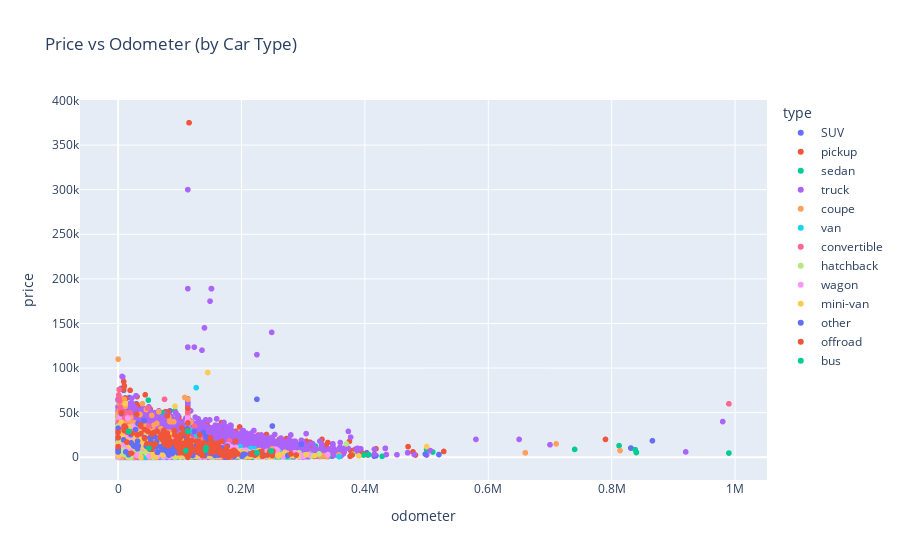
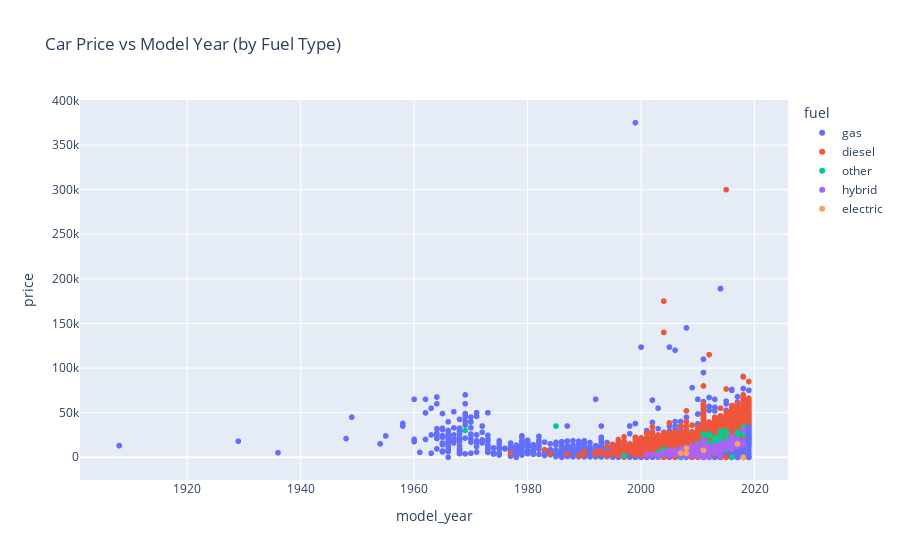

The notebook cell these images were saved under, in order:
### Code cell
# --- Step 6: Create scatter plots ---
fig_scatter_price_odometer = px.scatter(
    df, 
    x='odometer', 
    y='price', 
    color='type',
    title='Price vs Odometer (by Car Type)'
)
fig_scatter_price_odometer.show()

fig_year_price = px.scatter(
    df, 
    x='model_year', 
    y='price', 
    color='fuel',
    title='Car Price vs Model Year (by Fuel Type)'
)
fig_year_price.show()

### Figure 1 — Plotly figure (JSON) as saved in the notebook; plotly's stock layout.template omitted (floating-point values rounded to 4 significant figures; data arrays with more than 128 entries replaced by an {"elided": "..."} marker saying what was removed)
{"data": [{"hovertemplate": "type=SUV<br>odometer=%{x}<br>price=%{y}<extra></extra>", "legendgroup": "SUV", "marker": {"color": "#636efa", "symbol": "circle"}, "mode": "markers", "name": "SUV", "showlegend": true, "type": "scattergl", "x": {"elided": "12405 float values"}, "xaxis": "x", "y": {"elided": "12405 int values"}, "yaxis": "y"}, {"hovertemplate": "type=pickup<br>odometer=%{x}<br>price=%{y}<extra></extra>", "legendgroup": "pickup", "marker": {"color": "#EF553B", "symbol": "circle"}, "mode": "markers", "name": "pickup", "showlegend": true, "type": "scattergl", "x": {"elided": "6988 float values"}, "xaxis": "x", "y": {"elided": "6988 int values"}, "yaxis": "y"}, {"hovertemplate": "type=sedan<br>odometer=%{x}<br>price=%{y}<extra></extra>", "legendgroup": "sedan", "marker": {"color": "#00cc96", "symbol": "circle"}, "mode": "markers", "name": "sedan", "showlegend": true, "type": "scattergl", "x": {"elided": "12154 float values"}, "xaxis": "x", "y": {"elided": "12154 int values"}, "yaxis": "y"}, {"hovertemplate": "type=truck<br>odometer=%{x}<br>price=%{y}<extra></extra>", "legendgroup": "truck", "marker": {"color": "#ab63fa", "symbol": "circle"}, "mode": "markers", "name": "truck", "showlegend": true, "type": "scattergl", "x": {"elided": "12353 float values"}, "xaxis": "x", "y": {"elided": "12353 int values"}, "yaxis": "y"}, {"hovertemplate": "type=coupe<br>odometer=%{x}<br>price=%{y}<extra></extra>", "legendgroup": "coupe", "marker": {"color": "#FFA15A", "symbol": "circle"}, "mode": "markers", "name": "coupe", "showlegend": true, "type": "scattergl", "x": {"elided": "2303 float values"}, "xaxis": "x", "y": {"elided": "2303 int values"}, "yaxis": "y"}, {"hovertemplate": "type=van<br>odometer=%{x}<br>price=%{y}<extra></extra>", "legendgroup": "van", "marker": {"color": "#19d3f3", "symbol": "circle"}, "mode": "markers", "name": "van", "showlegend": true, "type": "scattergl", "x": {"elided": "633 float values"}, "xaxis": "x", "y": {"elided": "633 int values"}, "yaxis": "y"}, {"hovertemplate": "type=convertible<br>odometer=%{x}<br>price=%{y}<extra></extra>", "legendgroup": "convertible", "marker": {"color": "#FF6692", "symbol": "circle"}, "mode": "markers", "name": "convertible", "showlegend": true, "type": "scattergl", "x": {"elided": "446 float values"}, "xaxis": "x", "y": {"elided": "446 int values"}, "yaxis": "y"}, {"hovertemplate": "type=hatchback<br>odometer=%{x}<br>price=%{y}<extra></extra>", "legendgroup": "hatchback", "marker": {"color": "#B6E880", "symbol": "circle"}, "mode": "markers", "name": "hatchback", "showlegend": true, "type": "scattergl", "x": {"elided": "1047 float values"}, "xaxis": "x", "y": {"elided": "1047 int values"}, "yaxis": "y"}, {"hovertemplate": "type=wagon<br>odometer=%{x}<br>price=%{y}<extra></extra>", "legendgroup": "wagon", "marker": {"color": "#FF97FF", "symbol": "circle"}, "mode": "markers", "name": "wagon", "showlegend": true, "type": "scattergl", "x": {"elided": "1541 float values"}, "xaxis": "x", "y": {"elided": "1541 int values"}, "yaxis": "y"}, {"hovertemplate": "type=mini-van<br>odometer=%{x}<br>price=%{y}<extra></extra>", "legendgroup": "mini-van", "marker": {"color": "#FECB52", "symbol": "circle"}, "mode": "markers", "name": "mini-van", "showlegend": true, "type": "scattergl", "x": {"elided": "1161 float values"}, "xaxis": "x", "y": {"elided": "1161 int values"}, "yaxis": "y"}, {"hovertemplate": "type=other<br>odometer=%{x}<br>price=%{y}<extra></extra>", "legendgroup": "other", "marker": {"color": "#636efa", "symbol": "circle"}, "mode": "markers", "name": "other", "showlegend": true, "type": "scattergl", "x": {"elided": "256 float values"}, "xaxis": "x", "y": {"elided": "256 int values"}, "yaxis": "y"}, {"hovertemplate": "type=offroad<br>odometer=%{x}<br>price=%{y}<extra></extra>", "legendgroup": "offroad", "marker": {"color": "#EF553B", "symbol": "circle"}, "mode": "markers", "name": "offroad", "showlegend": true, "type": "scattergl", "x": {"elided": "214 float values"}, "xaxis": "x", "y": {"elided": "214 int values"}, "yaxis": "y"}, {"hovertemplate": "type=bus<br>odometer=%{x}<br>price=%{y}<extra></extra>", "legendgroup": "bus", "marker": {"color": "#00cc96", "symbol": "circle"}, "mode": "markers", "name": "bus", "showlegend": true, "type": "scattergl", "x": [142500.0, 17040.0, 142500.0, 225000.0, 17040.0, 17040.0, 225000.0, 17040.0, 17040.0, 17040.0, 225000.0, 17040.0, 225000.0, 17040.0, 248100.0, 142000.0, 109700.0, 225000.0, 50000.0, 248100.0, 248100.0, 113000.0, 17040.0, 17040.0], "xaxis": "x", "y": [10500, 28990, 10500, 4995, 28990, 28990, 4995, 28990, 28990, 28990, 4995, 28990, 4995, 28990, 6997, 7900, 7500, 4995, 10000, 6997, 6997, 28990, 28990, 28990], "yaxis": "y"}], "layout": {"legend": {"title": {"text": "type"}, "tracegroupgap": 0}, "title": {"text": "Price vs Odometer (by Car Type)"}, "xaxis": {"anchor": "y", "domain": [0, 1], "title": {"text": "odometer"}}, "yaxis": {"anchor": "x", "domain": [0, 1], "title": {"text": "price"}}}}

### Figure 2 — Plotly figure (JSON) as saved in the notebook; plotly's stock layout.template omitted (floating-point values rounded to 4 significant figures; data arrays with more than 128 entries replaced by an {"elided": "..."} marker saying what was removed)
{"data": [{"hovertemplate": "fuel=gas<br>model_year=%{x}<br>price=%{y}<extra></extra>", "legendgroup": "gas", "marker": {"color": "#636efa", "symbol": "circle"}, "mode": "markers", "name": "gas", "showlegend": true, "type": "scattergl", "x": {"elided": "47288 float values"}, "xaxis": "x", "y": {"elided": "47288 int values"}, "yaxis": "y"}, {"hovertemplate": "fuel=diesel<br>model_year=%{x}<br>price=%{y}<extra></extra>", "legendgroup": "diesel", "marker": {"color": "#EF553B", "symbol": "circle"}, "mode": "markers", "name": "diesel", "showlegend": true, "type": "scattergl", "x": {"elided": "3714 float values"}, "xaxis": "x", "y": {"elided": "3714 int values"}, "yaxis": "y"}, {"hovertemplate": "fuel=other<br>model_year=%{x}<br>price=%{y}<extra></extra>", "legendgroup": "other", "marker": {"color": "#00cc96", "symbol": "circle"}, "mode": "markers", "name": "other", "showlegend": true, "type": "scattergl", "x": [2012.0, 2014.0, 2003.0, 2015.0, 2013.0, 1969.0, 2015.0, 2011.0, 2013.0, 2008.0, 2013.0, 2014.0, 2013.0, 2012.0, 2012.0, 2015.0, 2014.0, 2013.0, 2013.0, 2013.0, 2011.0, 2011.0, 2011.0, 2011.0, 2014.0, 2013.0, 2013.0, 2011.0, 2012.0, 2010.0, 2015.0, 2011.0, 2012.0, 2015.0, 1985.0, 2004.0, 2013.0, 2012.0, 2015.0, 2015.0, 2014.0, 2011.0, 2011.0, 2009.0, 2012.0, 2011.0, 2018.0, 2012.0, 2014.0, 2014.0, 2017.0, 2013.0, 2016.0, 2016.0, 2008.0, 2014.0, 2012.0, 2010.0, 2014.0, 2012.0, 2014.0, 2013.0, 2008.0, 2016.0, 2017.0, 2015.0, 2014.0, 2010.0, 2015.0, 2015.0, 2009.0, 2012.0, 2007.0, 1997.0, 2012.0, 2006.0, 2003.0, 2004.0, 2014.0, 2010.0, 2012.0, 2012.0, 2007.0, 2014.0, 2012.0, 2015.0, 2015.0, 2011.0, 2012.0, 2012.0, 2018.0, 2014.0, 2012.0, 2017.0, 2017.0, 2011.0, 2018.0, 2018.0, 2015.0, 2015.0, 2018.0, 2013.0, 2008.0, 2013.0, 2007.0, 2014.0, 2014.0, 2010.0], "xaxis": "x", "y": [25900, 21195, 111, 8445, 16995, 30000, 20000, 2450, 14980, 4000, 21900, 28900, 14980, 25900, 8895, 27900, 28900, 21900, 13500, 21900, 13995, 20000, 13995, 13990, 28900, 21900, 21900, 25900, 25900, 5200, 9500, 13900, 15995, 19999, 34999, 8875, 21900, 25900, 27900, 29409, 24600, 11995, 11995, 3995, 25900, 5700, 29875, 25900, 19485, 8500, 24500, 19995, 169, 13995, 5500, 20500, 25900, 4100, 28900, 23700, 9995, 14980, 9995, 10995, 24500, 27390, 9995, 5200, 20500, 27390, 4000, 9999, 8000, 1950, 5995, 7950, 5595, 4750, 28900, 15495, 8495, 23700, 4995, 28900, 15995, 27900, 9500, 15995, 23700, 11500, 15991, 7995, 23700, 28175, 16991, 7000, 25500, 25500, 27900, 27900, 33800, 12400, 8500, 6495, 313, 24600, 24600, 5200], "yaxis": "y"}, {"hovertemplate": "fuel=hybrid<br>model_year=%{x}<br>price=%{y}<extra></extra>", "legendgroup": "hybrid", "marker": {"color": "#ab63fa", "symbol": "circle"}, "mode": "markers", "name": "hybrid", "showlegend": true, "type": "scattergl", "x": {"elided": "409 float values"}, "xaxis": "x", "y": {"elided": "409 int values"}, "yaxis": "y"}, {"hovertemplate": "fuel=electric<br>model_year=%{x}<br>price=%{y}<extra></extra>", "legendgroup": "electric", "marker": {"color": "#FFA15A", "symbol": "circle"}, "mode": "markers", "name": "electric", "showlegend": true, "type": "scattergl", "x": [2011.0, 2018.0, 2008.0, 2017.0, 2008.0, 2007.0], "xaxis": "x", "y": [7900, 1, 10200, 15000, 4400, 4700], "yaxis": "y"}], "layout": {"legend": {"title": {"text": "fuel"}, "tracegroupgap": 0}, "title": {"text": "Car Price vs Model Year (by Fuel Type)"}, "xaxis": {"anchor": "y", "domain": [0, 1], "title": {"text": "model_year"}}, "yaxis": {"anchor": "x", "domain": [0, 1], "title": {"text": "price"}}}}
